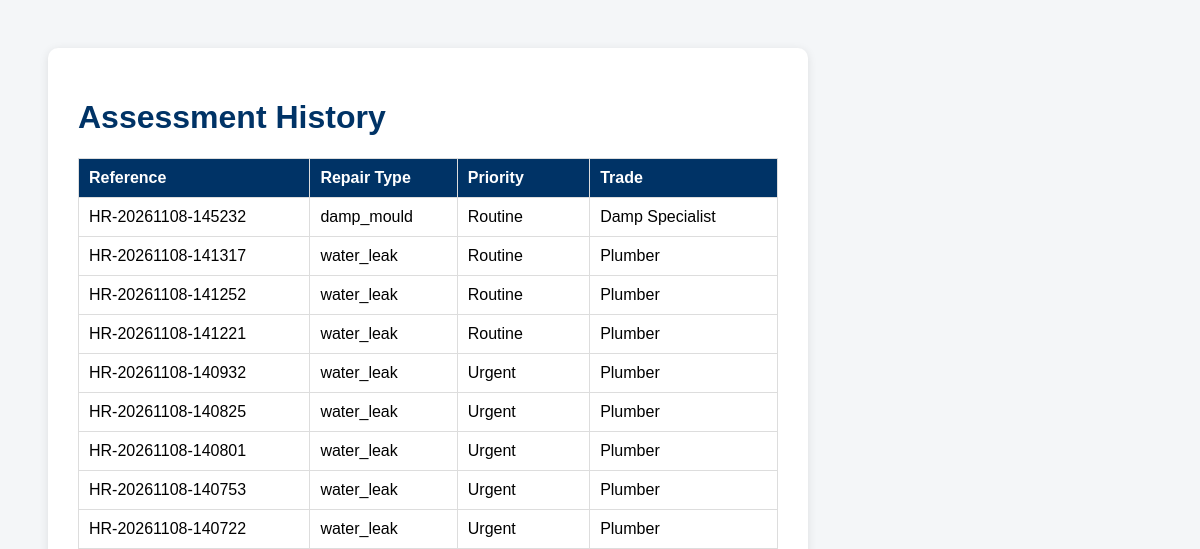
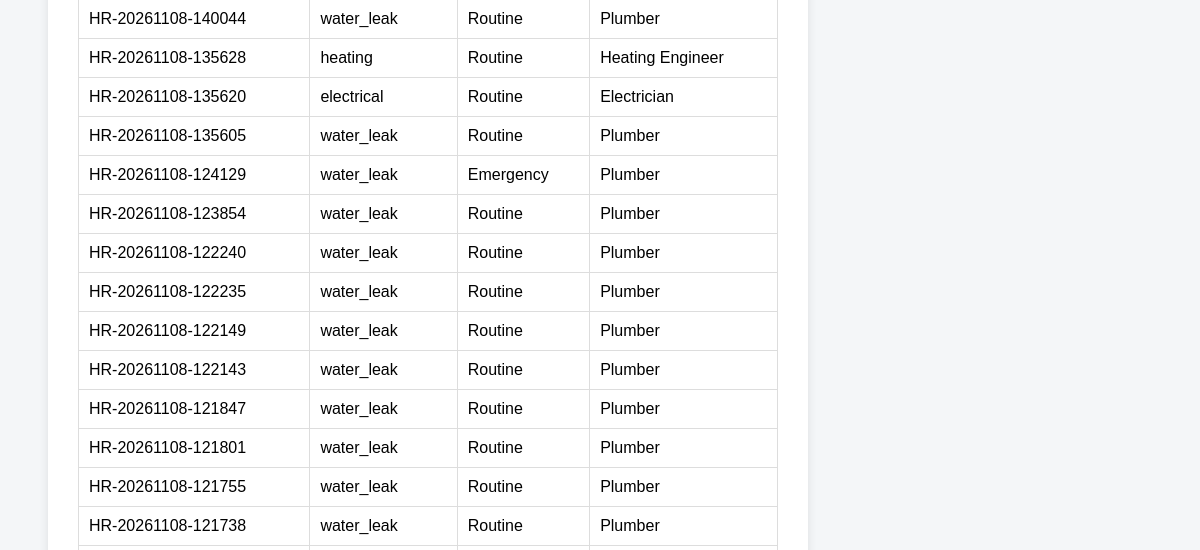
Before: /history (upper part) with the older database file (2 pictures, top to bottom).
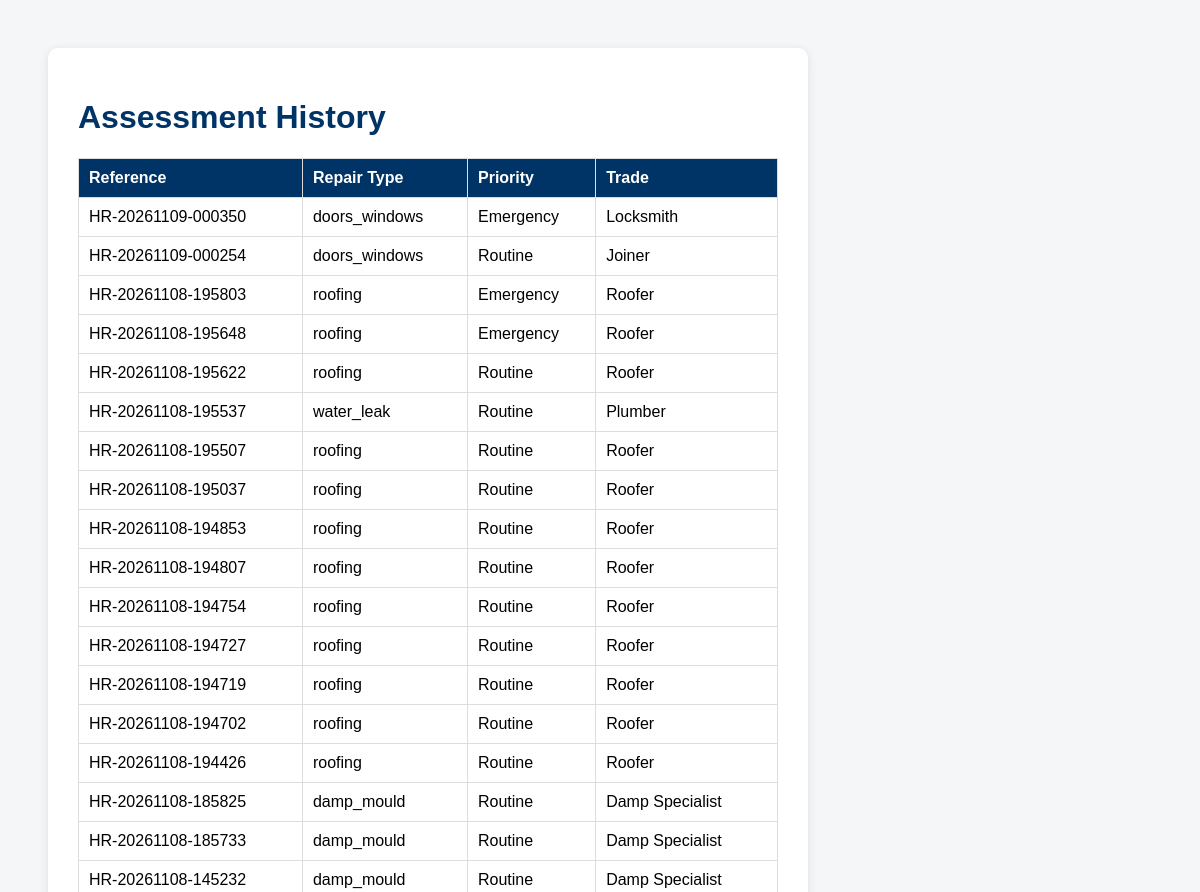
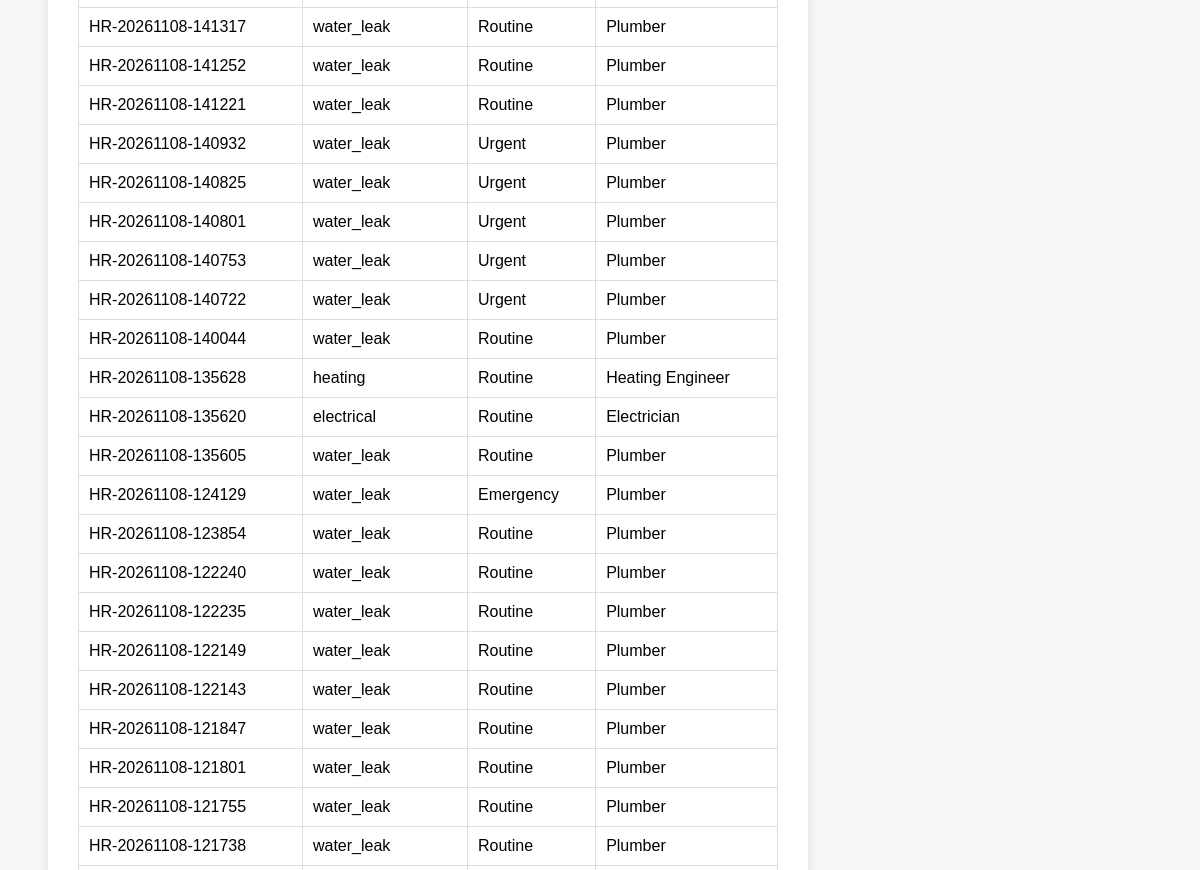
After: the same page with the newer database file (2 pictures, top to bottom).
### tables this page shows
CREATE TABLE assessments (

    id INTEGER PRIMARY KEY AUTOINCREMENT,

    reference TEXT,

    repair_type TEXT,

    priority TEXT,

    trade TEXT,

    attendance TEXT,

    message TEXT
);

### app.py (the view)
@app.route("/history")
def history():
    connection = sqlite3.connect(
        "repairs.db"
    )
    connection.row_factory = sqlite3.Row
    cursor = connection.cursor()
    cursor.execute(
        """
        SELECT *
        FROM assessments
        ORDER BY id DESC
        """
    )
    records = cursor.fetchall()
    connection.close()
    return render_template(
        "history.html",
        records=records
    )

### templates/history.html (shortened to what this page needs)
<!DOCTYPE html>
<html>
<head>
    <link rel="stylesheet"
          href="/static/style.css">
</head>
<body>
<div class="result-card">
    <h1>Assessment History</h1>
    <table>
        <tr>
            <th>Reference</th>
            <th>Repair Type</th>
            <th>Priority</th>
            <th>Trade</th>
        </tr>
        {% for row in records %}
        <tr>
            <td>{{ row.reference }}</td>
            <td>{{ row.repair_type }}</td>
            <td>{{ row.priority }}</td>
            <td>{{ row.trade }}</td>
        </tr>
        {% endfor %}
    </table>
    <br><br>
    <br><br>
</div>
</body>
</html>

### static/style.css (style rules this page uses)
body { font-family: Arial, sans-serif; background-color: #f4f6f8; padding: 40px; }
h1 { color: #003366; }
.result-card { background: white; padding: 30px; border-radius: 10px; max-width: 700px; box-shadow: 0 2px 10px rgba(0, 0, 0, 0.1); }
table { width: 100%; border-collapse: collapse; }
th, td { border: 1px solid #ddd; padding: 10px; text-align: left; }
th { background-color: #003366; color: white; }

Changed rows visible on the page:
added assessments: reference "HR-20261109-000350", repair_type "doors_windows", priority "Emergency", trade "Locksmith"
added assessments: reference "HR-20261109-000254", repair_type "doors_windows", priority "Routine", trade "Joiner"
added assessments: reference "HR-20261108-195803", repair_type "roofing", priority "Emergency", trade "Roofer"
added assessments: reference "HR-20261108-195648", repair_type "roofing", priority "Emergency", trade "Roofer"
added assessments: reference "HR-20261108-195622", repair_type "roofing", priority "Routine", trade "Roofer"
added assessments: reference "HR-20261108-195537", repair_type "water_leak", priority "Routine", trade "Plumber"
added assessments: reference "HR-20261108-195507", repair_type "roofing", priority "Routine", trade "Roofer"
added assessments: reference "HR-20261108-195037", repair_type "roofing", priority "Routine", trade "Roofer"
added assessments: reference "HR-20261108-194853", repair_type "roofing", priority "Routine", trade "Roofer"
added assessments: reference "HR-20261108-194807", repair_type "roofing", priority "Routine", trade "Roofer"
added assessments: reference "HR-20261108-194754", repair_type "roofing", priority "Routine", trade "Roofer"
added assessments: reference "HR-20261108-194727", repair_type "roofing", priority "Routine", trade "Roofer"
added assessments: reference "HR-20261108-194719", repair_type "roofing", priority "Routine", trade "Roofer"
added assessments: reference "HR-20261108-194702", repair_type "roofing", priority "Routine", trade "Roofer"
added assessments: reference "HR-20261108-194426", repair_type "roofing", priority "Routine", trade "Roofer"
added assessments: reference "HR-20261108-185825", repair_type "damp_mould", priority "Routine", trade "Damp Specialist"
added assessments: reference "HR-20261108-185733", repair_type "damp_mould", priority "Routine", trade "Damp Specialist"
